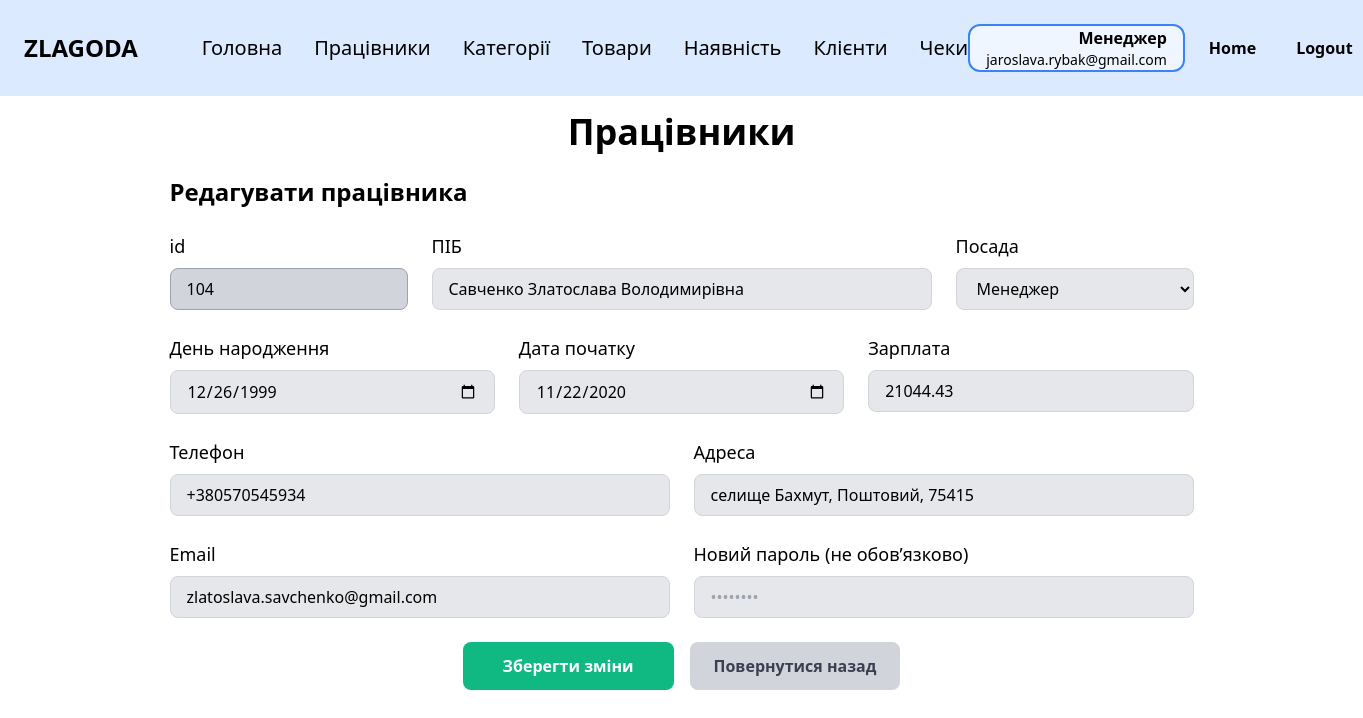
Page /employees/edit/104 (signed in) on the committed database.
### zlg_website/models.py (models this page shows, shortened)
class Employee(db.Model, UserMixin):
    __tablename__ = 'employee'
    id = db.Column(db.Integer, primary_key=True)
    last_name = db.Column(db.String(100))
    first_name = db.Column(db.String(100))
    middle_name = db.Column(db.String(100))
    position = db.Column(db.String(100))
    salary = db.Column(db.Float)
    start_date = db.Column(db.Date)
    birth_date = db.Column(db.Date)
    phone = db.Column(db.String(20))
    city = db.Column(db.String(100))
    street = db.Column(db.String(100))
    postal_code = db.Column(db.String(10))
    password = db.Column(db.String(10000))
    email = db.Column(db.String(100), unique=True)
    @property
    def full_name(self):
        parts = [self.last_name, self.first_name, self.middle_name]
        return " ".join(part for part in parts if part)
    @property
    def address(self):
        return f"{self.city}, {self.street}, {self.postal_code}"

### zlg_website/views/edit_employee.py (the view, shortened to what this page needs)
@views.route('/employees/edit/<int:id>', methods=['GET', 'POST'])
@login_required
def edit_employee(id):
    if current_user.position != 'Менеджер':
        abort(403)
    employee = Employee.query.get_or_404(id)
    return render_template("edit_employee.html", user=current_user, employee=employee)

### zlg_website/__init__.py (called while the page is built)
def create_app():
    app = Flask(__name__)
    app.config['SECRET_KEY'] = 'zlagoda'
    app.config['SQLALCHEMY_DATABASE_URI'] = f'sqlite:///{os.path.join(app.instance_path, DB_NAME)}'
    db.init_app(app)
    from .views import views
    from .auth import auth
    app.register_blueprint(views, url_prefix='/')
    app.register_blueprint(auth, url_prefix='/')
    from .models import Employee
    with app.app_context():
        if database_is_empty():
            create_database(app)
    login_manager = LoginManager()
    login_manager.login_view = 'auth.login'
    login_manager.init_app(app)
    @login_manager.user_loader
    def load_user(id):
        return Employee.query.get(int(id))
    return app

### zlg_website/templates/edit_employee.html (shortened to what this page needs)
{% extends "base.html" %}
{% block content %}
<div class="py-4">
    <h1 class="text-4xl font-bold mb-6 text-center">Працівники</h1>
    <div class="max-w-5xl mx-auto">
        <h2 class="text-2xl font-bold mb-6">Редагувати працівника</h2>
        <form action="{{ url_for('views.edit_employee', id=employee.id) }}" method="POST" class="space-y-6">
            <div class="grid grid-cols-1 md:grid-cols-4 gap-6">
                <div>
                    <label class="block mb-2 text-lg">id</label>
                    <input type="text" value="{{ employee.id }}" readonly
                           class="w-full px-4 py-2 bg-gray-300 border border-gray-400 rounded-lg cursor-not-allowed">
                </div>
                <div class="md:col-span-2">
                    <label for="full_name" class="block mb-2 text-lg">ПІБ</label>
                    <input type="text" id="full_name" name="full_name" value="{{ employee.full_name }}" required
                           class="w-full px-4 py-2 bg-gray-200 border border-gray-300 rounded-lg focus:outline-none focus:ring-2 focus:ring-blue-500">
                </div>
                <div>
                    <label for="position" class="block mb-2 text-lg">Посада</label>
                    <select id="position" name="position" required
                            class="w-full px-4 py-2 bg-gray-200 border border-gray-300 rounded-lg focus:outline-none focus:ring-2 focus:ring-blue-500">
                        <option value="Менеджер" {% if employee.position == 'Менеджер' %}selected{% endif %}>Менеджер</option>
                    </select>
                </div>
            </div>
            <div class="grid grid-cols-1 md:grid-cols-3 gap-6">
                <div>
                    <label for="birth_date" class="block mb-2 text-lg">День народження</label>
                    <input type="date" id="birth_date" name="birth_date" value="{{ employee.birth_date.strftime('%Y-%m-%d') }}" required
                           class="w-full px-4 py-2 bg-gray-200 border border-gray-300 rounded-lg focus:outline-none focus:ring-2 focus:ring-blue-500">
                </div>
                <div>
                    <label for="start_date" class="block mb-2 text-lg">Дата початку</label>
                    <input type="date" id="start_date" name="start_date" value="{{ employee.start_date.strftime('%Y-%m-%d') }}" required
                           class="w-full px-4 py-2 bg-gray-200 border border-gray-300 rounded-lg focus:outline-none focus:ring-2 focus:ring-blue-500">
                </div>
                <div>
                    <label for="salary" class="block mb-2 text-lg">Зарплата</label>
                    <input type="number" id="salary" name="salary" value="{{ employee.salary }}" required
                           class="w-full px-4 py-2 bg-gray-200 border border-gray-300 rounded-lg focus:outline-none focus:ring-2 focus:ring-blue-500">
                </div>
            </div>
            <div class="grid grid-cols-1 md:grid-cols-2 gap-6">
                <div>
                    <label for="phone" class="block mb-2 text-lg">Телефон</label>
                    <input type="tel" id="phone" name="phone" value="{{ employee.phone }}" required
                           class="w-full px-4 py-2 bg-gray-200 border border-gray-300 rounded-lg focus:outline-none focus:ring-2 focus:ring-blue-500">
                </div>
                <div>
                    <label for="address" class="block mb-2 text-lg">Адреса</label>
                    <input type="text" id="address" name="address" value="{{ employee.address }}" required
                           class="w-full px-4 py-2 bg-gray-200 border border-gray-300 rounded-lg focus:outline-none focus:ring-2 focus:ring-blue-500">
                </div>
            </div>
            <div class="grid grid-cols-1 md:grid-cols-2 gap-6">
                <div>
                    <label for="email" class="block mb-2 text-lg">Email</label>
                    <input type="email" id="email" name="email" value="{{ employee.email }}" required
                           class="w-full px-4 py-2 bg-gray-200 border border-gray-300 rounded-lg focus:outline-none focus:ring-2 focus:ring-blue-500">
                </div>
                <div>
                    <label for="password" class="block mb-2 text-lg">Новий пароль (не обов’язково)</label>
                    <input type="password" id="password" name="password"
                           class="w-full px-4 py-2 bg-gray-200 border border-gray-300 rounded-lg focus:outline-none focus:ring-2 focus:ring-blue-500"
                           placeholder="••••••••">
                </div>
            </div>
            <div class="flex justify-center space-x-4 mt-8">
                <button type="submit" class="px-10 py-3 bg-green-500 text-white font-semibold rounded-lg hover:bg-green-600 focus:outline-none focus:ring-2 focus:ring-green-500 focus:ring-offset-2">
                    Зберегти зміни
                </button>
                <a href="{{ url_for('views.employees') }}" class="px-6 py-3 bg-gray-300 text-gray-700 font-semibold rounded-lg hover:bg-gray-400 focus:outline-none focus:ring-2 focus:ring-gray-500 focus:ring-offset-2">
                    Повернутися назад
                </a>
            </div>
        </form>
    </div>
</div>
{% endblock %}

### zlg_website/templates/base.html (shortened to what this page needs)
<!DOCTYPE html>
<html lang="en">
<head>
    <link rel="stylesheet" href="https://cdn.jsdelivr.net/npm/tailwindcss@2.2.19/dist/tailwind.min.css">
</head>
<body class="bg-white text-black">
<nav class="bg-blue-100 p-6">
    <div class="flex items-center justify-between">
        <div class="text-black text-2xl font-black mr-16">ZLAGODA</div>
        {% if user.is_authenticated %}
        <div class="flex gap-8 max-md:gap-5 max-sm:hidden">
            <a href="/" class="text-xl cursor-pointer max-md:text-base">Головна</a>
            {% if user.position == 'Менеджер' %}
            <a href="/employees" class="text-xl cursor-pointer max-md:text-base">Працівники</a>
            <a href="/categories" class="text-xl cursor-pointer max-md:text-base">Категорії</a>
            <a href="/products" class="text-xl cursor-pointer max-md:text-base">Товари</a>
            <a href="/stock" class="text-xl cursor-pointer max-md:text-base">Наявність</a>
            <a href="/clients" class="text-xl cursor-pointer max-md:text-base">Клієнти</a>
            <a href="/receipts" class="text-xl cursor-pointer max-md:text-base">Чеки</a>
            {% elif user.position == 'Касир' %}
            <a href="/clients" class="text-xl cursor-pointer max-md:text-base">Клієнти</a>
            <a href="/receipts" class="text-xl cursor-pointer max-md:text-base">Чеки</a>
            {% endif %}
        </div>
        {% endif %}
        {% if user.is_authenticated %}
        <div class="flex items-center gap-6">
            <div class="px-4 border-2 border-blue-500 rounded-xl bg-blue-50 text-right">
                <p class="text-base font-semibold">
                    {% if user.position == 'Касир' %}
                    Касир
                    {% elif user.position == 'Менеджер' %}
                    Менеджер
                    {% else %}
                    {{ user.position }}
                    {% endif %}
                </p>
                <p class="text-sm">{{ user.email }}</p>
            </div>
            <a href="/welcome" class="text-black font-bold mr-4">Home</a>
            <a href="/logout" class="text-black font-bold">Logout</a>
        </div>
        {% else %}
        <a href="/login" class="text-black font-bold">Login</a>
        {% endif %}
    </div>
</nav>
<div class="container mx-auto px-4">
    {% block content %}{% endblock %}
</div>
</body>
</html>

### rows in the picture
Employee: email "jaroslava.rybak@gmail.com"
Employee: id "104", full_name "Савченко Златослава Володимирівна", position "Менеджер", birth_date "12/26/1999", start_date "11/22/2020", salary "21044.43", phone "+380570545934", address "селище Бахмут, Поштовий, 75415", email "zlatoslava.savchenko@gmail.com"
